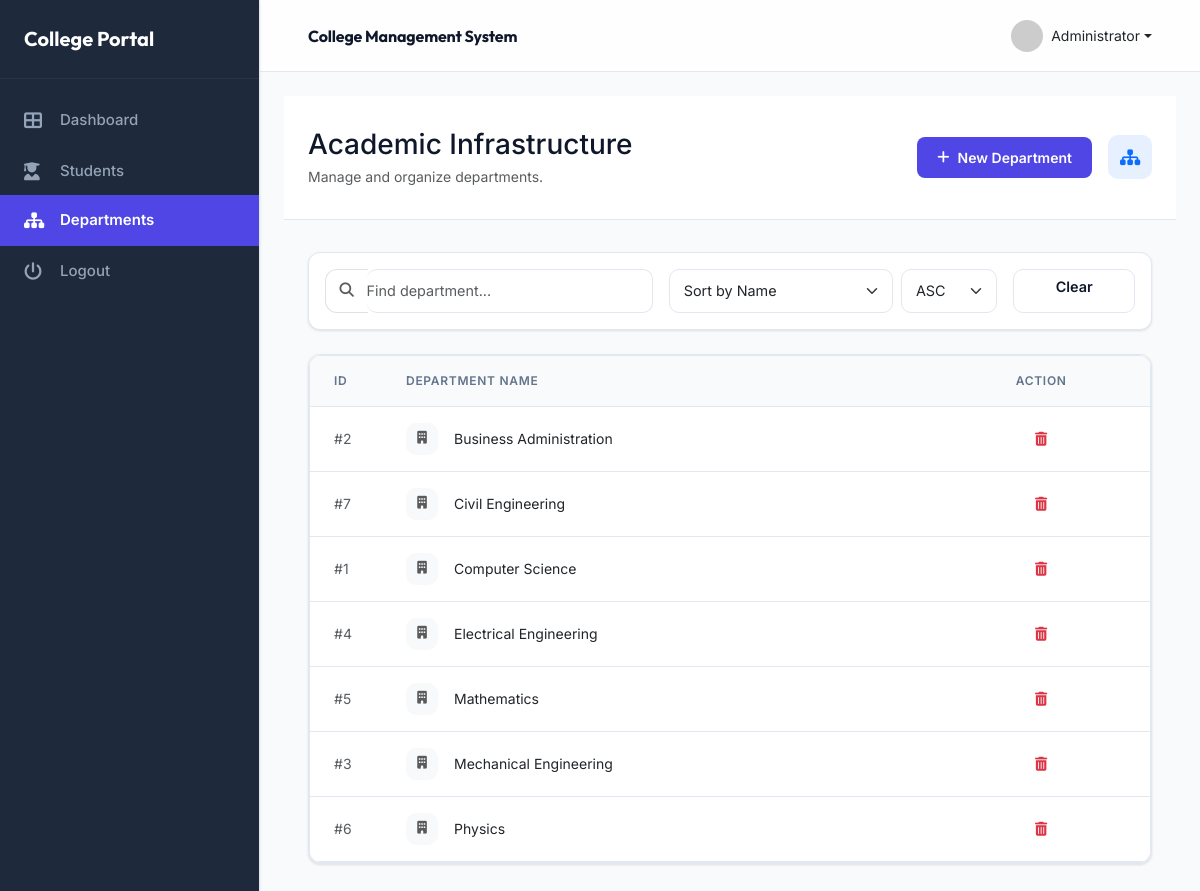
/01_college_mgmt/view_departments.php (signed in), run on the app's committed database.
### tables this page shows
CREATE TABLE IF NOT EXISTS departments (
    id INT AUTO_INCREMENT PRIMARY KEY,
    dept_name VARCHAR(100) NOT NULL UNIQUE,
    created_at TIMESTAMP DEFAULT CURRENT_TIMESTAMP
);

### 01_college_mgmt/view_departments.php (the view, shortened to what this page needs)
<?php
include 'includes/header.php';
include 'includes/sidebar.php';
require_once 'config.php';
$search = isset($_GET['search']) ? trim($_GET['search']) : '';
$sort = isset($_GET['sort']) ? $_GET['sort'] : 'dept_name';
$order = isset($_GET['order']) && $_GET['order'] == 'desc' ? 'DESC' : 'ASC';
$search_sql = "";
$allowed_sort = ['id', 'dept_name'];
$sort_by = in_array($sort, $allowed_sort) ? $sort : 'dept_name';
$departments = $conn->query("SELECT * FROM departments $search_sql ORDER BY $sort_by $order");
?>
<div class="executive-header">
    <div class="d-flex justify-content-between align-items-center">
        <div>
            <h1 class="outfit fw-700 h3 mb-1">Academic Infrastructure</h1>
            <p class="text-muted small mb-0">Manage and organize departments.</p>
        </div>
        <div class="d-flex align-items-center gap-3">
            <a href="add_department.php" class="btn btn-primary btn-sm px-3 d-none d-md-flex align-items-center gap-2">
                <i class="fas fa-plus"></i> New Department
            </a>
            <div class="stats-icon-flat bg-primary bg-opacity-10 text-primary">
                <i class="fas fa-sitemap"></i>
            </div>
        </div>
    </div>
</div>
<div class="container-fluid">
<div class="row">
    <div class="col-12">
        <div class="card mb-4 border-0 shadow-sm">
            <div class="card-body p-3">
                <form action="" method="get" class="row g-3 align-items-center no-print filter-bar">
                    <div class="col-md-5">
                        <div class="input-group filter-input-group">
                            <span class="input-group-text bg-white border-end-0 text-muted filter-control"><i class="fas fa-search"></i></span>
                            <input type="text" name="search" class="form-control border-start-0 ps-0 filter-control" placeholder="Find department..." value="<?php echo htmlspecialchars($search); ?>">
                        </div>
                    </div>
                    <div class="col-md-5">
                        <div class="d-flex gap-2">
                            <select name="sort" class="form-select filter-control" onchange="this.form.submit()">
                                <option value="dept_name" <?php echo ($sort == 'dept_name') ? 'selected' : ''; ?>>Sort by Name</option>
                            </select>
                            <select name="order" class="form-select w-auto filter-control" onchange="this.form.submit()">
                                <option value="asc" <?php echo ($order == 'ASC') ? 'selected' : ''; ?>>ASC</option>
                            </select>
                        </div>
                    </div>
                    <div class="col-md-2">
                        <a href="view_departments.php" class="btn btn-light border w-100 text-muted filter-control">Clear</a>
                    </div>
                </form>
            </div>
        </div>
        <div class="card border-0 shadow-sm overflow-hidden">
            <div class="table-responsive">
                <table class="table table-hover align-middle mb-0">
                    <thead class="bg-light">
                        <tr>
                            <th class="ps-4" style="width: 80px;">ID</th>
                            <th>Department Name</th>
                            <th class="pe-4 text-center">Action</th>
                        </tr>
                    </thead>
                    <tbody>
                        <?php if ($departments->num_rows > 0): ?>
                            <?php while($row = $departments->fetch_assoc()): ?>
                                <tr>
                                    <td class="ps-4 text-muted small">#<?php echo $row['id']; ?></td>
                                    <td>
                                        <div class="d-flex align-items-center">
                                            <div class="stats-icon-flat bg-light text-muted me-3" style="width: 32px; height: 32px; font-size: 0.8rem;">
                                                <i class="fas fa-building"></i>
                                            </div>
                                            <span class="fw-600 text-dark"><?php echo htmlspecialchars($row['dept_name']); ?></span>
                                        </div>
                                    </td>
                                    <td class="pe-4 text-center">
                                        <a href="delete_department.php?id=<?php echo $row['id']; ?>"
                                           class="btn btn-sm btn-outline-danger border-0"
                                           title="Remove Department"
                                           onclick="return confirm('Are you sure? This will delete all students in this department!');">
                                            <i class="fas fa-trash-alt"></i>
                                        </a>
                                    </td>
                                </tr>
                            <?php endwhile; ?>
                        <?php else: ?>
                            <tr><td colspan="3" class="text-center py-5 text-muted">No departments found matching your search.</td></tr>
                        <?php endif; ?>
                    </tbody>
                </table>
            </div>
        </div>
    </div>
</div>
</div>
<?php
include 'includes/footer.php';
?>

### data on the page
departments: id "2", dept_name "Business Administration"
departments: id "7", dept_name "Civil Engineering"
departments: id "1", dept_name "Computer Science"
departments: id "4", dept_name "Electrical Engineering"
departments: id "5", dept_name "Mathematics"
departments: id "3", dept_name "Mechanical Engineering"
departments: id "6", dept_name "Physics"
